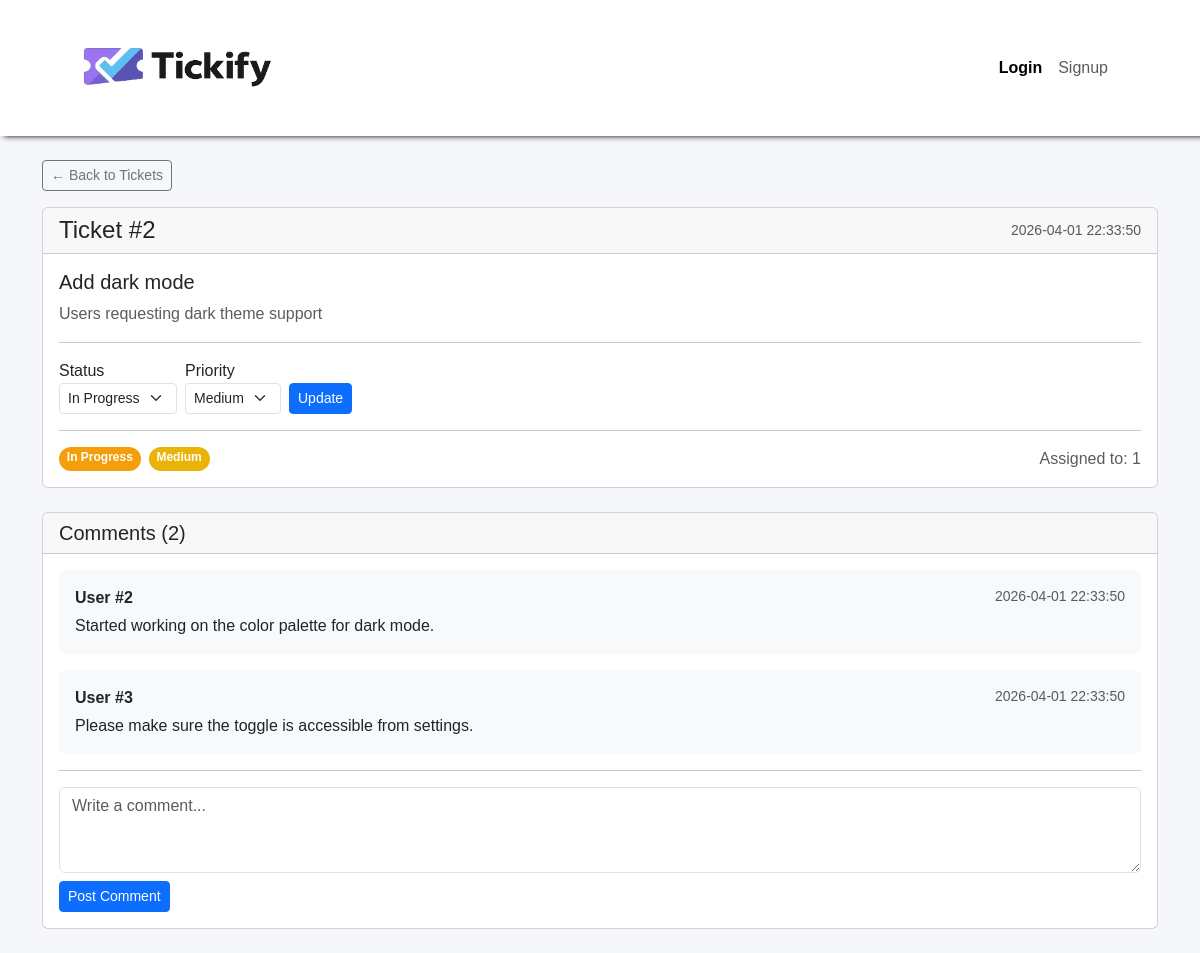
Page /ticketDetail.php?id=2 on the committed database.
### tables this page shows
CREATE TABLE tickets (
    id          INT AUTO_INCREMENT PRIMARY KEY,
    title       VARCHAR(200) NOT NULL,
    description TEXT NOT NULL,
     
    status      ENUM('open', 'in_progress', 'on_hold', 'resolved', 'closed', 'cancelled') DEFAULT 'open',
    priority    INT DEFAULT 3 CHECK (priority BETWEEN 1 AND 5),
    created_by  INT NOT NULL,
    assigned_to INT,
    created_at  TIMESTAMP DEFAULT CURRENT_TIMESTAMP,
    updated_at  TIMESTAMP DEFAULT CURRENT_TIMESTAMP ON UPDATE CURRENT_TIMESTAMP,
    FOREIGN KEY (created_by) REFERENCES users(id),
    FOREIGN KEY (assigned_to) REFERENCES users(id)
);

CREATE TABLE ticket_comments (
    id         INT AUTO_INCREMENT PRIMARY KEY,
    ticket_id  INT NOT NULL,
    author_id  INT NOT NULL,
    body       TEXT NOT NULL,
    created_at TIMESTAMP DEFAULT CURRENT_TIMESTAMP,
    FOREIGN KEY (ticket_id) REFERENCES tickets(id),
    FOREIGN KEY (author_id) REFERENCES users(id)
);

### TicketRepository.php (called while the page is built, shortened)
<?php
require_once 'Ticket.php';
require_once 'TicketComment.php';
class TicketRepository
{
    private PDO $pdo;
    public function __construct(PDO $pdo)
    {
        $this->pdo = $pdo;
    }
    public function getById(int $id): ?Ticket
    {
        $sql = "SELECT * FROM tickets WHERE id = :id";
        $stmt = $this->pdo->prepare($sql);
        $stmt->execute([':id' => $id]);
        $row = $stmt->fetch(PDO::FETCH_ASSOC);
        return $this->mapRowToTicket($row);
    }
    public function getCommentsByTicketId(int $ticketId): array
    {
        $sql = "SELECT * FROM ticket_comments WHERE ticket_id = :ticket_id ORDER BY created_at ASC";
        $stmt = $this->pdo->prepare($sql);
        $stmt->execute([':ticket_id' => $ticketId]);
        $comments = array_map([TicketComment::class, 'fromRow'], $stmt->fetchAll(PDO::FETCH_ASSOC));
        return $comments;
    }
    private function mapRowToTicket(array $row): Ticket
    {
        return new Ticket(
            $row['id'],
            $row['title'],
            $row['description'],
            $row['status'],
            $row['priority'],
            $row['created_by'],
            $row['assigned_to'],
            $row['created_at'],
            $row['updated_at']
        );
    }
}
?>

### Ticket.php (called while the page is built, shortened)
<?php
class Ticket {
    private ?int $id;
    private string $title;
    private string $description;
    private string $status;
    private int $priority;
    private int $assignedTo;
    private ?string $createdAt;
    public function __construct(
        ?int $id,
        string $title,
        string $description,
        string $status,
        int $priority,
        int $createdBy,
        int $assignedTo,
        ?string $createdAt = null,
        ?string $updatedAt = null
    ) {
        $this->id = $id;
        $this->title = trim($title);
        $this->description = $description !== null ? trim($description) : null;
        $this->status = $status;
        $this->priority = $priority;
        $this->assignedTo = $assignedTo;
        $this->createdAt = $createdAt;
    }
    public function getId(): ?int {
        return $this->id;
    }
    public function getTitle(): string {
        return $this->title;
    }
    public function getDescription(): ?string {
        return $this->description;
    }
    public function getStatus(): string {
        return $this->status;
    }
    public function getPriority(): int {
        return $this->priority;
    }
    public function getAssignedTo(): ?int {
        return $this->assignedTo;
    }
    public function getCreatedAt(): ?string {
        return $this->createdAt;
    }
}

### enum/TicketStatusEnum.php (called while the page is built, shortened)
<?php
enum TicketStatusEnum: string
{
    public function label(): string
    {
        return match ($this) {
            self::Open => 'Open',
            self::InProgress => 'In Progress',
            self::OnHold => 'On Hold',
            self::Resolved => 'Resolved',
            self::Closed => 'Closed',
            self::Cancelled => 'Cancelled',
        };
    }
        public function color(): string
    {
        return match ($this) {
            self::Open => '#3B82F6',
            self::InProgress => '#F59E0B',
            self::OnHold => '#6B7280',
            self::Resolved => '#10B981',
            self::Closed => '#1F2937',
            self::Cancelled => '#EF4444',
        };
    }
}
?>

### enum/TicketPriorityEnum.php (called while the page is built, shortened)
<?php
enum TicketPriorityEnum: int
{
    public function label(): string
    {
        return match ($this) {
            self::Critical => 'Critical',
            self::High => 'High',
            self::Medium => 'Medium',
            self::Low => 'Low',
            self::Trivial => 'Trivial',
        };
    }
    public function color(): string
    {
        return match ($this) {
            self::Critical => '#DC2626',
            self::High => '#F97316',
            self::Medium => '#EAB308',
            self::Low => '#3B82F6',
            self::Trivial => '#9CA3AF',
        };
    }
}
?>

### TicketComment.php (called while the page is built, shortened)
<?php
class TicketComment
{
    private int $authorId;
    private string $body;
    private ?string $createdAt;
    public function __construct(
        ?int $id,
        int $ticketId,
        int $authorId,
        string $body,
        ?string $createdAt = null
    ) {
        $this->authorId = $authorId;
        $this->body = trim($body);
        $this->createdAt = $createdAt;
    }
    public static function fromRow(array $row): self
    {
        return new self(
            (int) $row['id'],
            (int) $row['ticket_id'],
            (int) $row['author_id'],
            $row['body'],
            $row['created_at'] ?? null
        );
    }
    public function getAuthorId(): int { return $this->authorId; }
    public function getBody(): string { return $this->body; }
    public function getCreatedAt(): ?string { return $this->createdAt; }
}

### ticketDetail.php (the view, shortened to what this page needs)
<?php
require_once 'Ticket.php';
require_once 'TicketRepository.php';
require_once 'database.php';
require_once 'enum/TicketPriorityEnum.php';
require_once 'enum/TicketStatusEnum.php';
$errors = [];
$ticket = null;
$comments = [];
if ($_SERVER['REQUEST_METHOD'] === 'GET') {
    try {
        $ticketId = $_GET['id'] ?? '';
        try {
            $ticketRepository = new TicketRepository($pdo);
            $aux = (int) $ticketId;
            $ticket = $ticketRepository->getById($aux);
            $comments = $ticketRepository->getCommentsByTicketId($aux);
        } catch (Exception $e) {
            $errors['general'] = 'Error fetching ticket: ' . $e->getMessage();
        }
    } catch (Exception $e) {
        $errors['general'] = 'Error fetching tickets: ' . $e->getMessage();
    }
}
?>
<!DOCTYPE html>
<html lang="en">
<head>
    <link href="https://cdn.jsdelivr.net/npm/bootstrap@5.3.8/dist/css/bootstrap.min.css" rel="stylesheet"
>
    <link rel="stylesheet" href="style.css">
</head>
<body>
    <header>
        <nav class="navbar navbar-expand-lg">
            <div class="container-fluid">
                <a href="./index.php"><img src="./images/tickify_logo.png" class="header-logo"></a>
                <div class="d-flex" id="navbarNavAltMarkup">
                    <div class="navbar-nav">
                        <a class="nav-link active" aria-current="page" href="./index.php">Login</a>
                        <a class="nav-link" href="./signup.php">Signup</a>
                    </div>
                </div>
            </div>
        </nav>
    </header>
    <main class="container my-4">
        <?php if ($ticket): ?>
            <a href="./TicketManagement.php" class="btn btn-sm btn-outline-secondary mb-3">&larr; Back to Tickets</a>
            <div class="card mb-4">
                <div class="card-header d-flex justify-content-between align-items-center">
                    <h4 class="mb-0">Ticket #<?= $ticket->getId() ?></h4>
                    <small class="text-muted"><?= htmlspecialchars($ticket->getCreatedAt() ?? '') ?></small>
                </div>
                <div class="card-body">
                    <h5><?= htmlspecialchars($ticket->getTitle()) ?></h5>
                    <p class="text-muted"><?= nl2br(htmlspecialchars($ticket->getDescription() ?? '')) ?></p>
                    <hr>
                    <form method="POST" action="./updateTicket.php" class="row g-2 align-items-end">
                        <div class="col-auto">
                            <label class="form-label mb-0">Status</label>
                            <select name="status" class="form-select form-select-sm">
                                <?php foreach (TicketStatusEnum::cases() as $s): ?>
                                    <option value="<?= $s->value ?>" <?= ($ticket->getStatus() === $s->value) ? 'selected' : '' ?>>
                                        <?= $s->label() ?>
                                    </option>
                                <?php endforeach; ?>
                            </select>
                        </div>
                        <div class="col-auto">
                            <label class="form-label mb-0">Priority</label>
                            <select name="priority" class="form-select form-select-sm">
                                <?php foreach (TicketPriorityEnum::cases() as $p): ?>
                                    <option value="<?= $p->value ?>" <?= ($ticket->getPriority() === $p->value) ? 'selected' : '' ?>>
                                        <?= $p->label() ?>
                                    </option>
                                <?php endforeach; ?>
                            </select>
                        </div>
                        <div class="col-auto">
                            <button type="submit" class="btn btn-sm btn-primary">Update</button>
                        </div>
                    </form>
                    <hr>
                    <div class="d-flex gap-2">
                        <?php
                        $statusEnum = TicketStatusEnum::from($ticket->getStatus());
                        $priorityEnum = TicketPriorityEnum::from($ticket->getPriority());
                        ?>
                        <span class="badge rounded-pill" style="background-color: <?= $statusEnum->color() ?>">
                            <?= $statusEnum->label() ?>
                        </span>
                        <span class="badge rounded-pill" style="background-color: <?= $priorityEnum->color() ?>">
                            <?= $priorityEnum->label() ?>
                        </span>
                        <span class="text-muted ms-auto">
                            Assigned to: <?= $ticket->getAssignedTo() ?? 'Unassigned' ?>
                        </span>
                    </div>
                </div>
            </div>
            <div class="card">
                <div class="card-header">
                    <h5 class="mb-0">Comments (<?= count($comments) ?>)</h5>
                </div>
                <div class="card-body">
                    <?php if (!empty($comments)): ?>
                        <?php foreach ($comments as $comment): ?>
                            <div class="d-flex mb-3">
                                <div class="bg-light rounded p-3 w-100">
                                    <div class="d-flex justify-content-between mb-1">
                                        <strong>User #<?= $comment->getAuthorId() ?></strong>
                                        <small class="text-muted"><?= htmlspecialchars($comment->getCreatedAt() ?? '') ?></small>
                                    </div>
                                    <p class="mb-0"><?= nl2br(htmlspecialchars($comment->getBody())) ?></p>
                                </div>
                            </div>
                        <?php endforeach; ?>
                    <?php else: ?>
                        <p class="text-muted">No comments yet.</p>
                    <?php endif; ?>
                    <hr>
                    <form method="POST" action="./addComment.php">
                        <div class="mb-2">
                            <textarea name="body" class="form-control" rows="3" placeholder="Write a comment..."
                                required></textarea>
                        </div>
                        <button type="submit" class="btn btn-sm btn-primary">Post Comment</button>
                    </form>
                </div>
            </div>
        <?php else: ?>
            <div class="alert alert-warning">Ticket not found.</div>
        <?php endif; ?>
    </main>
</body>
</html>

### style.css (style rules this page uses)
* { margin: 0; font-family: Arial, Helvetica, sans-serif; }
header { padding: 2rem 4rem; background-color: white; box-shadow: 4px 0px 6px black; }
.header-logo { width: 200px; }
.navbar .nav-link.active { font-weight: bold; }
#navbarNavAltMarkup { padding: 0.5rem; }
body { background-color: #F5F7FB; }

### rows in the picture
tickets: id "2", created_at "2026-04-01 22:33:50", title "Add dark mode", description "Users requesting dark theme support", status "In Progress", priority "Medium", assigned_to "1"
ticket_comments: author "2", created_at "2026-04-01 22:33:50", body "Started working on the color palette for dark mode."
ticket_comments: author "3", created_at "2026-04-01 22:33:50", body "Please make sure the toggle is accessible from settings."

### other values in the picture
$statusEnum->label() "In Progress"
$priorityEnum->label() "Medium"
count($comments) "2"
